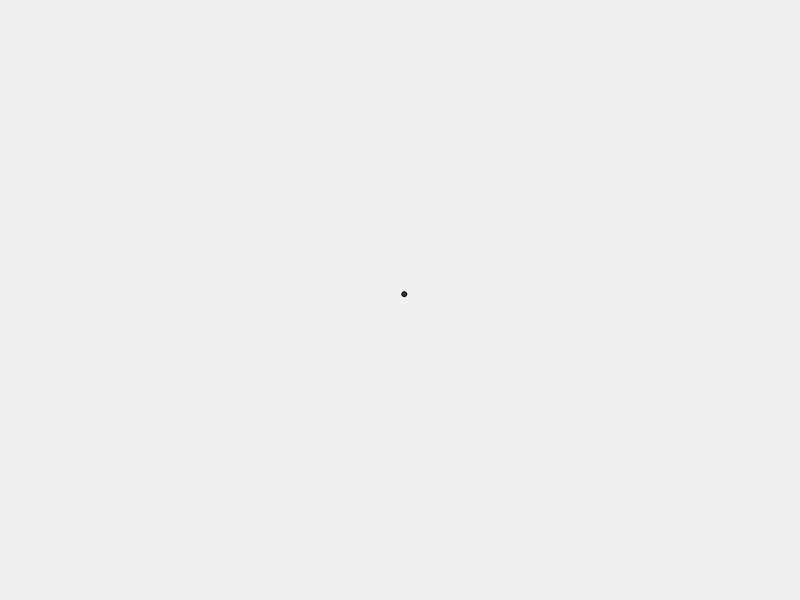
Frame 1 (no input)
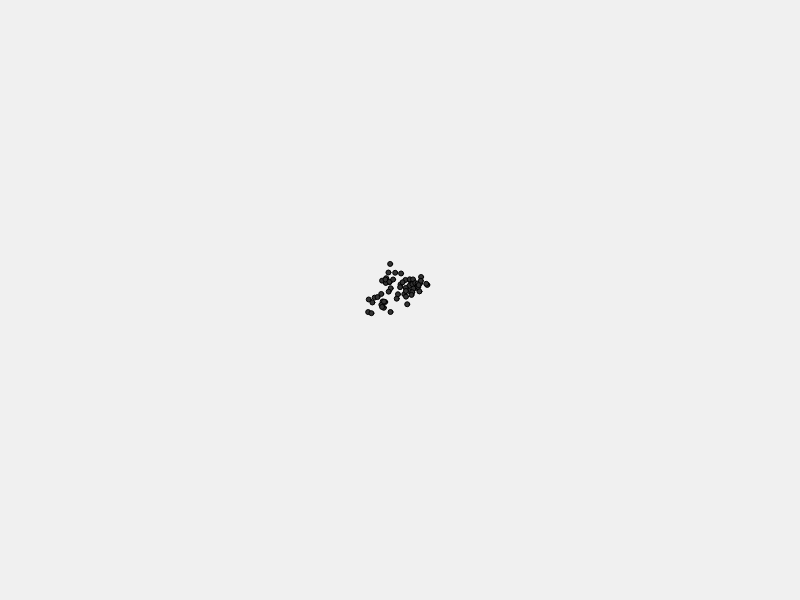
Frame 60 (no input)
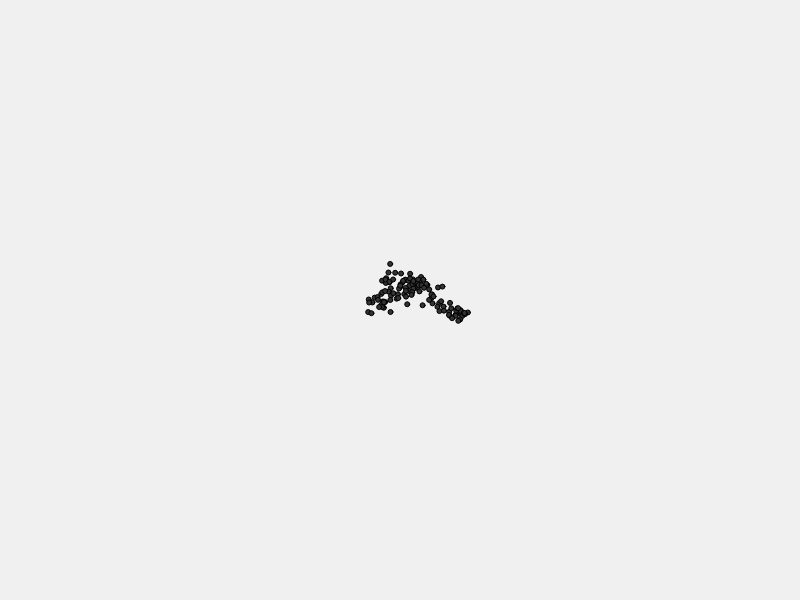
Frame 120 (the mouse pressed at the canvas centre since frame 60)

The p5.js sketch that drew these frames (run headless with seeded random() and noise() and a simulated clock; from frame 60 on, the mouse is pressed at the canvas centre):

// p5.js sketch
// ── sketch.js
/* Utiliza una distribución de probabilidad personalizada para variar el 
tamaño de un paso dado por el aleatorio Walker. El tamaño del paso puede
 determinarse influyendo en el rango de valores elegidos.*/
 
let walker; 

function setup() {
  createCanvas(800, 600);
  walker = new Walker(5)
  background(240);
}

function draw() {
  walker.walk();
  walker.show();
}

// ── walker.js
/* Utiliza una distribución de probabilidad personalizada para variar el 
tamaño de un paso dado por el aleatorio Walker. El tamaño del paso puede
determinarse influyendo en el rango de valores elegidos.*/

class Walker{
    constructor(tam){
        this.x = width / 2;
        this.y = height / 2;
        this.tam = tam;
    }
    walk(){
        let velx;
        let vely;
        let step = this.#acceptReject();
        if(step < 0.8){
            velx = random(-10, 10);
            vely = random(-10, 10);
        }
        else{
            velx = random(-1 * step, 1 * step);
            vely = random(-1 * step, 1 * step);
        }
        this.x += velx;
        this.y += vely;
    }
    show(){
        noStroke();
        stroke(0);
        fill(51);
        if(this.x > width) this.x = 0;
        if(this.y > height) this.y = 0;
        if(this.x < 0) this.x = width - this.tam;
        if(this.y < 0) this.y = height - this.tam;
        circle(this.x, this.y, this.tam);
    }
    /*/Permite escoger la probabilidad que un número salga más
     que otro en un proceso aleatorio. */
    #acceptReject(){
        let r1 = 0;
        let r2 = 1;
        while(r2 > r1 * r1 / r1){
            r1 = random(1);
            r2 = random(1);
        }
        return r1;
    }
}
